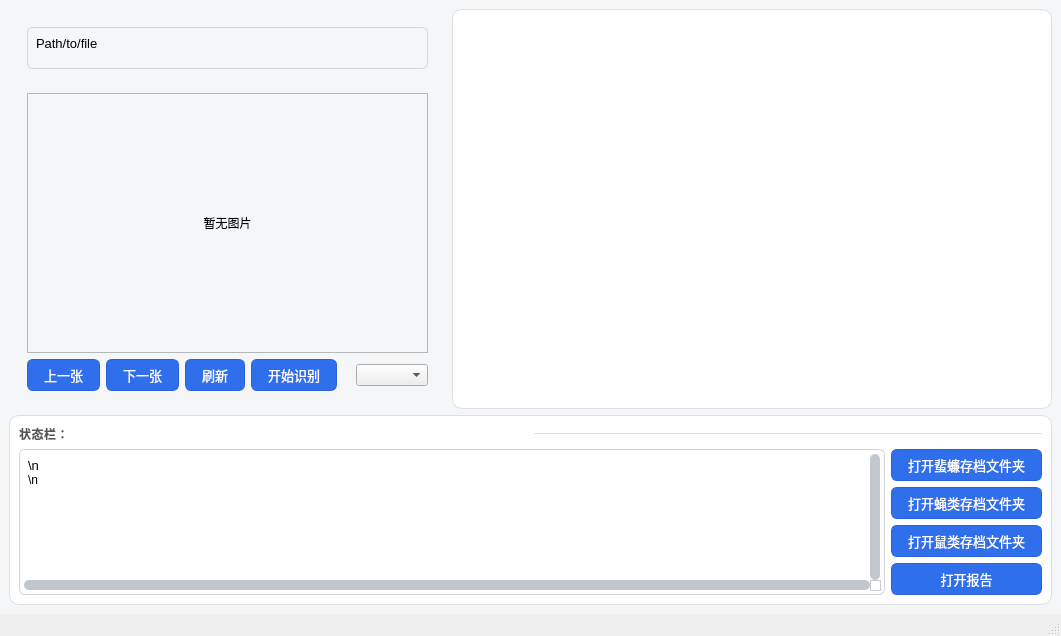
<?xml version="1.0" encoding="UTF-8"?>
<ui version="4.0">
 <class>tab7_frame</class>
 <widget class="QMainWindow" name="tab7_frame">
  <property name="geometry">
   <rect>
    <x>0</x>
    <y>0</y>
    <width>911</width>
    <height>584</height>
   </rect>
  </property>
  <property name="windowTitle">
   <string>MainWindow</string>
  </property>
  <widget class="QWidget" name="centralwidget">
   <property name="styleSheet">
    <string notr="true">/* ===== 浅色主题基础 ===== */
QWidget#centralwidget { background:#f5f6f8; color:#333; font-family:&quot;Microsoft YaHei UI&quot;; }

/* 卡片容器 */
QFrame#status_frame, QFrame#graphic_frame { background:#ffffff; border:1px solid #dcdfe3; border-radius:10px; }

/* 文本组件 */
QTextBrowser, QPlainTextEdit { background:#ffffff; border:1px solid #d2d5da; border-radius:6px; padding:4px; font-size:10pt; }
QTextBrowser .warn { color:#d48806; }
QTextBrowser .error { color:#d32029; }

/* 标题/标签 */
QLabel#label, QLabel#video_slider_text { font-weight:600; letter-spacing:0.5px; color:#555; }

/* 按钮 */
QPushButton { background:#2F6FEB; border:1px solid #2a62d6; border-radius:6px; color:#fff; padding:5px 16px; font-size:10pt; }
QPushButton:hover { background:#4785ff; }
QPushButton:pressed { background:#1d4fa8; }
QPushButton:disabled { background:#c5ccd4; color:#ffffff; }

/* 滑块 */
QSlider::groove:horizontal { height:6px; background:#dcdfe3; border-radius:3px; }
QSlider::handle:horizontal { background:#2F6FEB; width:16px; height:16px; margin:-5px 0; border-radius:8px; border:1px solid #2a62d6; }
QSlider::handle:horizontal:hover { background:#4785ff; }

/* 分隔线 */
QFrame#line { border:none; background:#dcdfe3; max-height:1px; }

/* 状态栏 */
QStatusBar { background:#ffffff; border-top:1px solid #dcdfe3; }

/* 滚动区域透明背景 */
QScrollArea { border:0; background:transparent; }
QScrollArea QWidget { background:transparent; }
/* Modern Scrollbars */
QScrollBar:vertical, QScrollBar:horizontal { background:transparent; width:10px; height:10px; margin:0; }
QScrollBar::handle { background:#c2c7ce; border-radius:5px; min-height:20px; min-width:20px; }
QScrollBar::handle:hover { background:#aab1ba; }
QScrollBar::handle:pressed { background:#8d949c; }
QScrollBar::add-line, QScrollBar::sub-line { background:transparent; width:0; height:0; }
QScrollBar::add-page, QScrollBar::sub-page { background:transparent; }
   </string>
   </property>
   <layout class="QVBoxLayout" name="main_layout">
    <item>
       <layout class="QHBoxLayout" name="top_layout" stretch="2,3">
         <item>
          <widget class="QWidget" name="left_panel">
      <layout class="QVBoxLayout" name="left_panel_layout" stretch="0,1">
       <item>
        <widget class="QScrollArea" name="scrollArea_path">
         <property name="sizePolicy">
        <sizepolicy hsizetype="Expanding" vsizetype="Fixed">
         <horstretch>0</horstretch>
         <verstretch>0</verstretch>
        </sizepolicy>
         </property>
         <property name="maximumHeight">
        <number>70</number>
         </property>
         <property name="minimumSize">
        <size>
         <width>0</width>
         <height>30</height>
        </size>
         </property>
         <property name="sizeAdjustPolicy">
        <enum>QAbstractScrollArea::AdjustToContents</enum>
         </property>
         <property name="widgetResizable">
        <bool>true</bool>
         </property>
         <widget class="QWidget" name="scrollAreaWidgetContents">
        <property name="geometry">
         <rect>
          <x>0</x>
          <y>0</y>
          <width>352</width>
          <height>70</height>
         </rect>
        </property>
        <layout class="QVBoxLayout" name="scrollArea_path_layout">
         <item>
          <widget class="QPlainTextEdit" name="plainTextEdit">
           <property name="sizePolicy">
          <sizepolicy hsizetype="Preferred" vsizetype="Preferred">
           <horstretch>0</horstretch>
           <verstretch>0</verstretch>
          </sizepolicy>
           </property>
           <property name="undoRedoEnabled">
          <bool>false</bool>
           </property>
           <property name="readOnly">
          <bool>true</bool>
           </property>
           <property name="plainText">
          <string>Path/to/file</string>
           </property>
          </widget>
         </item>
        </layout>
         </widget>
        </widget>
       </item>
       <item>
        <widget class="QStackedWidget" name="media_stack">
         <property name="sizePolicy">
        <sizepolicy hsizetype="Expanding" vsizetype="Expanding">
         <horstretch>0</horstretch>
         <verstretch>1</verstretch>
        </sizepolicy>
         </property>
         <widget class="QWidget" name="image_page">
        <attribute name="title">
         <string>Images</string>
        </attribute>
        <layout class="QVBoxLayout" name="image_page_layout">
         <item>
          <widget class="QLabel" name="image_canvas">
           <property name="sizePolicy">
          <sizepolicy hsizetype="Expanding" vsizetype="Expanding">
           <horstretch>0</horstretch>
           <verstretch>1</verstretch>
          </sizepolicy>
           </property>
           <property name="minimumSize">
          <size>
           <width>0</width>
           <height>260</height>
          </size>
           </property>
           <property name="alignment">
          <set>Qt::AlignCenter</set>
           </property>
           <property name="text">
          <string>暂无图片</string>
           </property>
           <property name="frameShape">
          <enum>QFrame::StyledPanel</enum>
           </property>
          </widget>
         </item>
         <item>
          <layout class="QHBoxLayout" name="image_toolbar_layout">
           <item>
          <widget class="QPushButton" name="image_prev_btn">
           <property name="text">
            <string>上一张</string>
           </property>
          </widget>
           </item>
           <item>
          <widget class="QPushButton" name="image_next_btn">
           <property name="text">
            <string>下一张</string>
           </property>
          </widget>
           </item>
           <item>
          <widget class="QPushButton" name="image_refresh_btn">
           <property name="text">
            <string>刷新</string>
           </property>
          </widget>
           </item>
           <item>
          <widget class="QPushButton" name="image_test_btn">
           <property name="text">
            <string>开始识别</string>
           </property>
          </widget>
           </item>
           <item>
          <widget class="QLabel" name="image_device_label">
           <property name="text">
            <string></string>
           </property>
          </widget>
           </item>
           <item>
          <spacer name="image_toolbar_spacer">
           <property name="orientation">
            <enum>Qt::Horizontal</enum>
           </property>
           <property name="sizeHint" stdset="0">
            <size>
             <width>40</width>
             <height>20</height>
            </size>
           </property>
          </spacer>
           </item>
           <item>
          <widget class="QComboBox" name="image_device_combo">
           <property name="sizeAdjustPolicy">
            <enum>QComboBox::AdjustToContents</enum>
           </property>
          </widget>
           </item>
          </layout>
         </item>
        </layout>
         </widget>
         <widget class="QWidget" name="video_page">
        <attribute name="title">
         <string>Video</string>
        </attribute>
        <layout class="QVBoxLayout" name="video_page_layout">
         <item>
          <widget class="QWidget" name="video_container">
           <property name="sizePolicy">
          <sizepolicy hsizetype="Expanding" vsizetype="Expanding">
           <horstretch>0</horstretch>
           <verstretch>1</verstretch>
          </sizepolicy>
           </property>
           <layout class="QVBoxLayout" name="video_layout"/>
          </widget>
         </item>
         <item>
          <layout class="QHBoxLayout" name="slider_row">
           <item>
          <widget class="QSlider" name="video_slider">
           <property name="orientation">
            <enum>Qt::Horizontal</enum>
           </property>
          </widget>
           </item>
           <item>
          <widget class="QLabel" name="video_slider_text">
           <property name="text">
            <string>00:00/00:00</string>
           </property>
          </widget>
           </item>
          </layout>
         </item>
         <item>
          <layout class="QHBoxLayout" name="video_btn_layout">
           <item>
          <widget class="QPushButton" name="open_video_btn">
           <property name="text">
            <string>打开视频</string>
           </property>
          </widget>
           </item>
           <item>
          <widget class="QPushButton" name="start_video_btn">
           <property name="text">
            <string>开始播放</string>
           </property>
          </widget>
           </item>
           <item>
          <widget class="QPushButton" name="stop_video_btn">
           <property name="text">
            <string>暂停播放</string>
           </property>
          </widget>
           </item>
          </layout>
         </item>
        </layout>
         </widget>
        </widget>
       </item>
      </layout>
       </widget>
      </item>
      <item>
       <widget class="QFrame" name="graphic_frame">
        <property name="sizePolicy">
         <sizepolicy hsizetype="Expanding" vsizetype="Expanding">
          <horstretch>0</horstretch>
          <verstretch>0</verstretch>
         </sizepolicy>
        </property>
        <property name="minimumSize">
         <size>
          <width>600</width>
          <height>400</height>
         </size>
        </property>
         <property name="frameShape">
         <enum>QFrame::StyledPanel</enum>
        </property>
        <property name="frameShadow">
         <enum>QFrame::Raised</enum>
        </property>
        <layout class="QVBoxLayout" name="charts_layout">
         <item>
          <widget class="QScrollArea" name="scrollArea">
           <property name="widgetResizable">
            <bool>true</bool>
           </property>
           <widget class="QWidget" name="scrollAreaWidget">
            <property name="geometry">
             <rect>
              <x>0</x>
              <y>0</y>
              <width>511</width>
              <height>380</height>
             </rect>
            </property>
           </widget>
          </widget>
         </item>
        </layout>
       </widget>
      </item>
     </layout>
    </item>
    <item>
     <widget class="QFrame" name="status_frame">
      <property name="maximumHeight">
      <number>220</number>
      </property>
   <property name="frameShape">
    <enum>QFrame::StyledPanel</enum>
   </property>
   <property name="frameShadow">
    <enum>QFrame::Raised</enum>
   </property>
      <layout class="QVBoxLayout" name="status_main_vlayout">
       <item>
        <layout class="QHBoxLayout" name="status_header_layout">
         <item>
          <widget class="QLabel" name="label">
           <property name="text">
            <string>状态栏：</string>
           </property>
          </widget>
         </item>
         <item>
          <widget class="Line" name="line">
           <property name="orientation">
            <enum>Qt::Horizontal</enum>
           </property>
          </widget>
         </item>
        </layout>
       </item>
       <item>
        <layout class="QHBoxLayout" name="status_content_layout">
         <item>
          <widget class="QTextBrowser" name="statusBrowser">
          <property name="verticalScrollBarPolicy">
            <enum>Qt::ScrollBarAlwaysOn</enum>
           </property>
           <property name="horizontalScrollBarPolicy">
            <enum>Qt::ScrollBarAlwaysOn</enum>
           </property>
           <property name="sizeAdjustPolicy">
            <enum>QAbstractScrollArea::AdjustToContents</enum>
           </property>
           <property name="html">
            <string>&lt;!DOCTYPE HTML PUBLIC &quot;-//W3C//DTD HTML 4.0//EN&quot; &quot;http://www.w3.org/TR/REC-html40/strict.dtd&quot;&gt;
&lt;html&gt;&lt;head&gt;&lt;meta name=&quot;qrichtext&quot; content=&quot;1&quot; /&gt;&lt;meta charset=&quot;utf-8&quot; /&gt;&lt;style type=&quot;text/css&quot;&gt;
p, li { white-space: pre-wrap; }
hr { height: 1px; border-width: 0; }
li.unchecked::marker { content: &quot;\2610&quot;; }
li.checked::marker { content: &quot;\2612&quot;; }
&lt;/style&gt;&lt;/head&gt;&lt;body style=&quot; font-family:'Microsoft YaHei UI'; font-size:10pt; font-weight:400; font-style:normal;&quot;&gt;
&lt;p style=&quot; margin-top:0px; margin-bottom:0px; margin-left:0px; margin-right:0px; -qt-block-indent:0; text-indent:0px;&quot;&gt;\n&lt;/p&gt;
&lt;p style=&quot; margin-top:0px; margin-bottom:0px; margin-left:0px; margin-right:0px; -qt-block-indent:0; text-indent:0px;&quot;&gt;&lt;span style=&quot; font-size:9pt;&quot;&gt;\n&lt;/span&gt;&lt;/p&gt;
&lt;p style=&quot;-qt-paragraph-type:empty; margin-top:0px; margin-bottom:0px; margin-left:0px; margin-right:0px; -qt-block-indent:0; text-indent:0px; font-size:9pt;&quot;&gt;&lt;br /&gt;&lt;/p&gt;&lt;/body&gt;&lt;/html&gt;</string>
           </property>
          </widget>
         </item>
         <item>
          <layout class="QVBoxLayout" name="buttons_layout">
           <item>
            <widget class="QPushButton" name="openFL_btn">
             <property name="text">
              <string>打开蜚蠊存档文件夹</string>
             </property>
            </widget>
           </item>
           <item>
            <widget class="QPushButton" name="openYL_btn">
             <property name="text">
              <string>打开蝇类存档文件夹</string>
             </property>
            </widget>
           </item>
           <item>
            <widget class="QPushButton" name="openSL_btn">
             <property name="text">
              <string>打开鼠类存档文件夹</string>
             </property>
            </widget>
           </item>
           <item>
            <widget class="QPushButton" name="openReport_btn">
             <property name="text">
              <string>打开报告</string>
             </property>
            </widget>
           </item>
           <item>
            <spacer name="buttons_spacer">
             <property name="orientation">
              <enum>Qt::Vertical</enum>
             </property>
             <property name="sizeHint" stdset="0">
              <size>
               <width>20</width>
               <height>40</height>
              </size>
             </property>
            </spacer>
           </item>
          </layout>
         </item>
        </layout>
       </item>
      </layout>
     </widget>
    </item>
   </layout>
  </widget>
  <widget class="QStatusBar" name="statusbar"/>
  <action name="action123132">
   <property name="text">
    <string>123132</string>
   </property>
  </action>
 </widget>
 <resources/>
 <connections/>
</ui>
